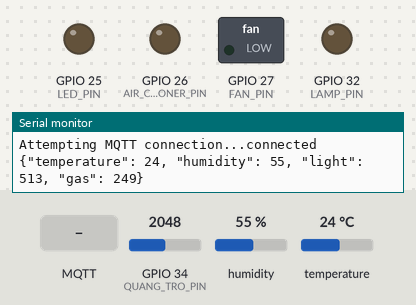
A sketch run on a simulated ESP32. On the bench: switched loads named in the sketch (green lamp = pin HIGH), output pins drawn as LEDs (lit = HIGH), the last lines printed to the serial monitor. Dashed ring = blinking. Inputs (shaded band) come from the test bench; at power-on: GPIO 34 (QUANG_TRO_PIN) = 2048, humidity 55 %, temperature 24 °C. WiFi joins after 1.5 s; servers stay silent unless stated; random numbers use the default seed unless the sketch sets one; no MQTT or app messages arrive unless stated.

Above: at 2.7 s.
2.8 s: MQTT message "on" arrives on the first subscribed topic
At 5.0 s:
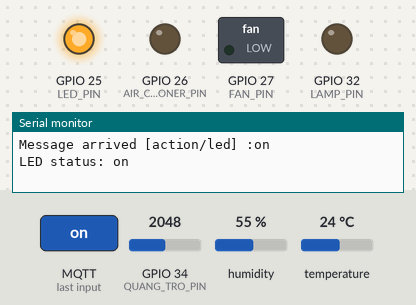
9.5 s: MQTT message "off" arrives on the first subscribed topic
At 15.83 s:
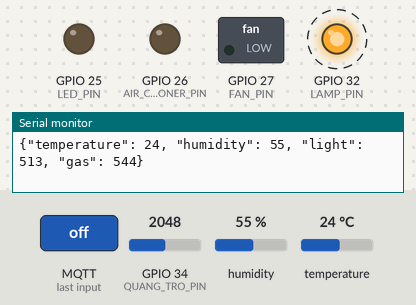
16.5 s: MQTT message "on" arrives on the second subscribed topic
At 18.1 s:
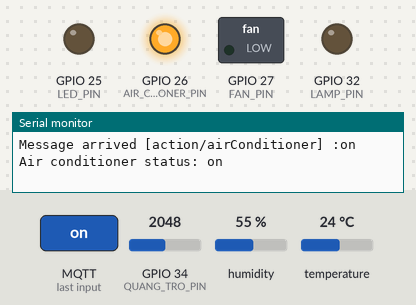
21.6 s: MQTT message "on" arrives on the third subscribed topic
At 22.2 s:
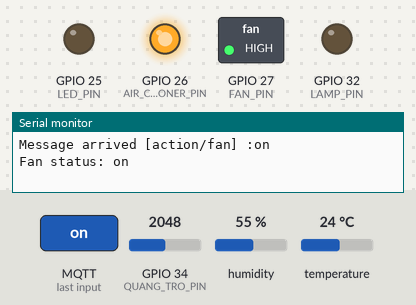
23.4 s: MQTT message "off" arrives on the second subscribed topic
At 24.9 s:
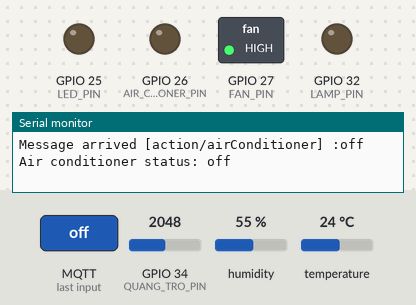
25.3 s: MQTT message "on" arrives on the first subscribed topic
At 26.2 s:
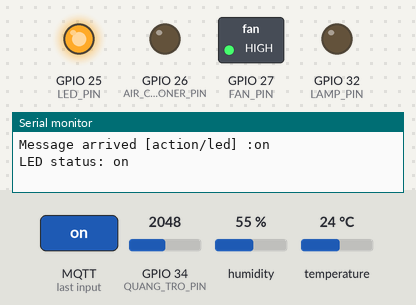
Timing chart, 0 to 35.8 s (numbered marks = the images above; inputs shaded):
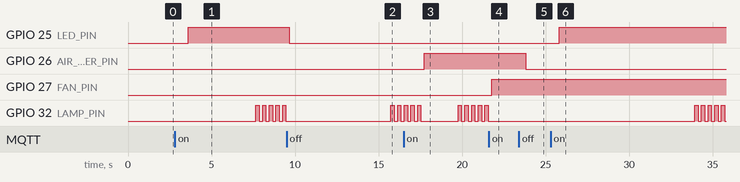

The sketch:

sketch_oct13a.ino
```cpp
#include <WiFi.h>
#include <PubSubClient.h>
#include <DHT.h>
#include <math.h>

const char* ssid = "Truong Giang T5";
const char* password = "00000005";
const char* mqtt_server = "192.168.55.31";

unsigned long previousMillis = 0; // Thời gian lưu trữ lần nhấp nháy cuối cùng
const long blinkInterval = 500;

// const char* ssid = "Phuong Duong";
// const char* password = "14043005";
// const char* mqtt_server = "192.168.1.28";

// const char* ssid = "Johnbeo";
// const char* password = "leducanh";
// const char* mqtt_server = "172.20.10.4";


// const char* ssid = "TrMyWF";
// const char* password = "12345678";
// const char* mqtt_server = "192.168.164.149";

bool isWarning = false;
const int mqtt_port = 1883;
const char* mqtt_topic = "esp32/sensors";


bool currentLedStatus = false;
bool ledStatus = false;

bool currentAirConditionerStatus = false;
bool airConditionerStatus = false;

bool currentFanStatus = false;
bool fanStatus = false;

bool currentLampStatus = false;
bool lampStatus = false;


WiFiClient espClient;
PubSubClient client(espClient);

#define DHT_PIN 13
#define QUANG_TRO_PIN 34
#define DHTTYPE DHT11
#define LED_PIN 25
#define AIR_CONDITIONER_PIN 26
#define FAN_PIN 27
#define LAMP_PIN 32

DHT dht(DHT_PIN, DHTTYPE);
void setup_wifi() {
  Serial.println();
  Serial.print("Connecting to ");
  Serial.println(ssid);

  WiFi.begin(ssid, password);

  while (WiFi.status() != WL_CONNECTED) {
    delay(500);
    Serial.print(".");
  }

  Serial.println("");
  Serial.println("WiFi connected");
  Serial.println("IP address: ");
  Serial.println(WiFi.localIP());
}

// bool lampBlinking = false;


void callback(char* topic, byte* payload, unsigned int length) {
  Serial.print("Message arrived [");
  Serial.print(topic);
  Serial.print("] :");
  String message = "";
  for (int i = 0; i < length; i++) {
    message += (char)payload[i];
  }
  Serial.println(message);

  char charMessage[length + 1];
  message.toCharArray(charMessage, length + 1);

  if (strcmp(topic, "action/led") == 0) {
    if (strcmp(charMessage, "on") == 0) {
      digitalWrite(LED_PIN, HIGH);
      ledStatus = true;
    }
    if (strcmp(charMessage, "off") == 0) {
      digitalWrite(LED_PIN, LOW);
      ledStatus = false;
    }
  }

  else if (strcmp(topic, "action/airConditioner") == 0) {
    if (strcmp(charMessage, "on") == 0) {
      digitalWrite(AIR_CONDITIONER_PIN, HIGH);
      airConditionerStatus = true;
    }
    if (strcmp(charMessage, "off") == 0) {
      digitalWrite(AIR_CONDITIONER_PIN, LOW);
      airConditionerStatus = false;
    }
  }

  else if (strcmp(topic, "action/fan") == 0) {
    if (strcmp(charMessage, "on") == 0) {
      digitalWrite(FAN_PIN, HIGH);
      fanStatus = true;
    }
    if (strcmp(charMessage, "off") == 0) {
      digitalWrite(FAN_PIN, LOW);
      fanStatus = false;
    }
  }
  else if (strcmp(topic, "action/lamp") == 0) {
    if (strcmp(charMessage, "on") == 0) {
      digitalWrite(LAMP_PIN, HIGH);
      lampStatus = true;
    }
    if (strcmp(charMessage, "off") == 0)
    {
      digitalWrite(LAMP_PIN, LOW);
      lampStatus = false;
    }
  }
}

void reconnect() {
  while (!client.connected()) {
    Serial.print("Attempting MQTT connection...");
    String clientId = "ESP32";
    clientId += String(random(0xffff), HEX);
    if (client.connect(clientId.c_str())) {
      Serial.println("connected");
      client.subscribe("action/led");
      client.subscribe("action/airConditioner");
      client.subscribe("action/fan");
      client.subscribe("action/lamp");
    } else {
      Serial.print("failed, rc=");
      Serial.print(client.state());
      Serial.println(" try again in 5 seconds");
      delay(5000);
    }
  }
}

void setup() {
  // sets the pins as outputs:
  Serial.begin(115200);
  dht.begin();
  pinMode(LED_PIN, OUTPUT);
  pinMode(AIR_CONDITIONER_PIN, OUTPUT);
  pinMode(FAN_PIN, OUTPUT);
  pinMode(LAMP_PIN, OUTPUT);
  setup_wifi();
  client.setServer(mqtt_server, mqtt_port);
  client.setCallback(callback);
}

void checkAndUpdateState() {
  // Kiểm tra và cập nhật trạng thái đèn LED
  if (ledStatus != currentLedStatus) {
    String state = ledStatus ? "on" : "off";
    client.publish("ledOk", state.c_str());
    Serial.print("LED status: ");
    Serial.println(state);
    currentLedStatus = ledStatus;
  }

  // Kiểm tra và cập nhật trạng thái điều hòa
  if (airConditionerStatus != currentAirConditionerStatus) {
    String state = airConditionerStatus ? "on" : "off";
    client.publish("airConditionerOk", state.c_str());
    Serial.print("Air conditioner status: ");
    Serial.println(state);
    currentAirConditionerStatus = airConditionerStatus;
  }

  // Kiểm tra và cập nhật trạng thái quạt
  if (fanStatus != currentFanStatus) {
    String state = fanStatus ? "on" : "off";
    client.publish("fanOk", state.c_str());
    Serial.print("Fan status: ");
    Serial.println(state);
    currentFanStatus = fanStatus;
  }

    if (lampStatus != currentLampStatus) {
    String state = lampStatus ? "on" : "off";
    client.publish("lampOk", state.c_str());
    Serial.print("Lamp status: ");
    Serial.println(state);
    currentLampStatus = lampStatus;
  }
}

void loop() {
  if (!client.connected()) {
    reconnect();
  }

  int humidity = round(dht.readHumidity());
  int temperature = round(dht.readTemperature());
  int light = ceil(analogRead(QUANG_TRO_PIN)/4) + 1;

   int gas = random(0, 1000);

    unsigned long currentMillis = millis();
  if (gas > 800) {
      isWarning = true;
      digitalWrite(LAMP_PIN,  HIGH );
      delay(200);
      digitalWrite(LAMP_PIN,  LOW);
      delay(200);
       digitalWrite(LAMP_PIN,  HIGH );
      delay(200);
      digitalWrite(LAMP_PIN,  LOW);
      delay(200);
       digitalWrite(LAMP_PIN,  HIGH );
      delay(200);
      digitalWrite(LAMP_PIN,  LOW);
      delay(200);
      digitalWrite(LAMP_PIN,  HIGH );
      delay(200);
      digitalWrite(LAMP_PIN,  LOW);
      delay(200);
      digitalWrite(LAMP_PIN,  HIGH );
      delay(200);
      digitalWrite(LAMP_PIN,  LOW);
      delay(200);
      client.publish("warning", "on");
  } else {
    // Tắt đèn nếu gas trở về mức an toàn
    digitalWrite(LAMP_PIN, LOW);
    isWarning = false;
      client.publish("warning", "off");

  }

 String payload = "{\"temperature\": ";
  payload += temperature;
  payload += ", \"humidity\": ";
  payload += humidity;
  payload += ", \"light\": ";
  payload += light;
  payload += ", \"gas\": ";
  payload += gas;
  payload += "}";
  Serial.println( payload);

  // Gửi dữ liệu lên MQTT
  client.publish(mqtt_topic, payload.c_str());

  client.loop();
  checkAndUpdateState();
  delay(2000);
}
```

Measured:
- after the input at 2.8 s, GPIO 25 (LED_PIN): LOW → HIGH after 0.81 s
- after the input at 9.5 s, GPIO 25 (LED_PIN): HIGH → LOW after 0.16 s
- after the input at 16.5 s, GPIO 26 (AIR_CONDITIONER_PIN): LOW → HIGH after 1.2 s
- after the input at 21.6 s, GPIO 27 (FAN_PIN): LOW → HIGH after 0.17 s
- after the input at 23.4 s, GPIO 26 (AIR_CONDITIONER_PIN): HIGH → LOW after 0.40 s
- after the input at 25.3 s, GPIO 25 (LED_PIN): LOW → HIGH after 0.53 s
